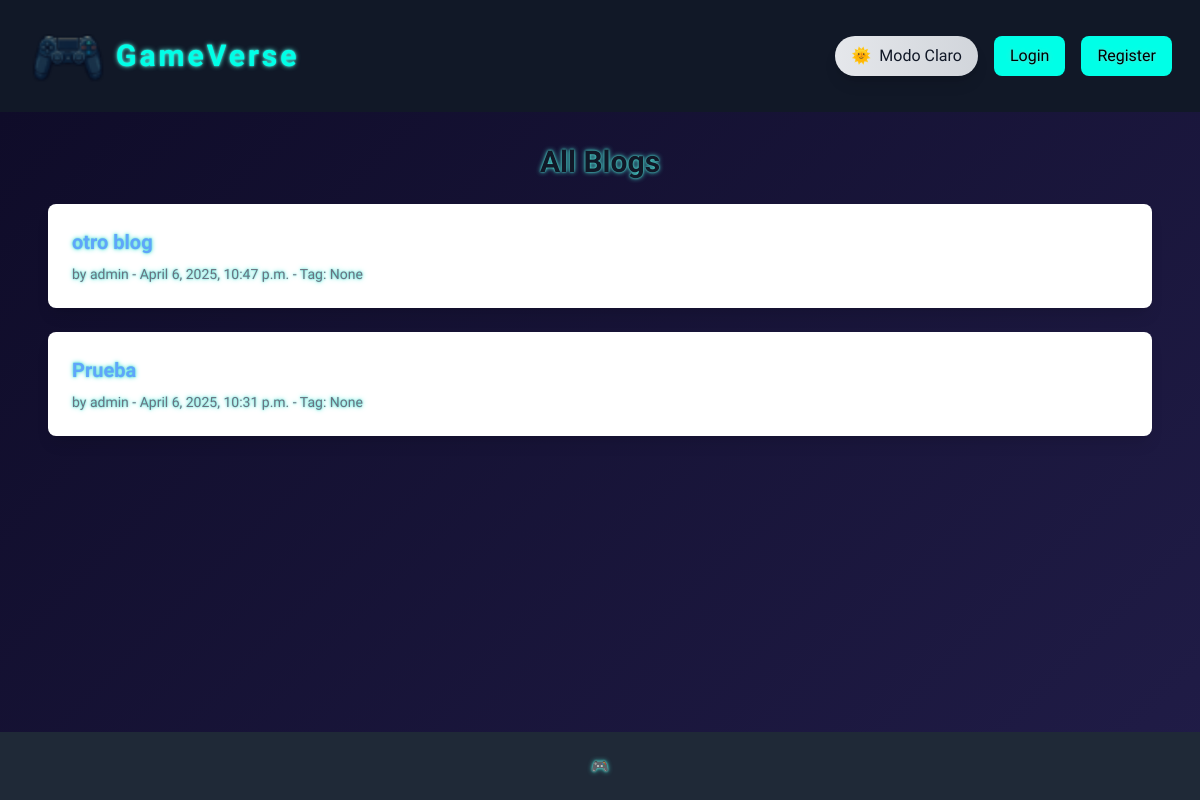
The page / on the database its author committed.
### blogapp/models.py (models this page shows, shortened)
class Blog(models.Model):
    title = models.CharField(
        "Título del Blog",
        max_length=255,
        help_text="Ingrese un título descriptivo (máx. 255 caracteres)"
    )
    content = RichTextField(
        "Contenido",
        default='Escribe aquí tu contenido...'
    )
    author = models.ForeignKey(
        User,
        on_delete=models.CASCADE,
        verbose_name="Autor"
    )
    created_at = models.DateTimeField(
        "Fecha de creación",
        auto_now_add=True
    )
    tag = models.CharField(
        "Etiqueta",
        max_length=50,
        blank=True,
        null=True,
        help_text="Etiqueta para categorización (opcional)"
    )
    imagen = models.ImageField(
        "Imagen destacada",
        upload_to='blog_images/',
        blank=True,
        null=True,
        validators=[
            FileExtensionValidator(allowed_extensions=['jpg', 'jpeg', 'png', 'webp']),
            validate_image_size
        ],
        help_text="Formatos soportados: JPG, PNG (máx. 2MB)"
    )
    class Meta:
        verbose_name = "Entrada de Blog"
        verbose_name_plural = "Entradas de Blog"
        indexes = [
            models.Index(fields=['title']),  # Índice para búsquedas
        ]
        ordering = ['-created_at']  # Orden descendente por fecha

### blogapp/views.py (the view)
# urls.py: path('', BlogListView.as_view(), name='blog_list'),
class BlogListView(ListView):
    model = Blog
    template_name = 'blogapp/blog_list.html'

### blogapp/templates/blogapp/blog_list.html
{% extends 'base.html' %}
{% block content %}
  <h1 class="text-3xl font-bold mb-6 text-center text-gray-900 dark:text-white">All Blogs</h1>
  <div class="grid gap-6">
    {% for blog in object_list %}
      <div class="bg-white dark:bg-gray-800 rounded-lg shadow-lg p-6 hover:shadow-xl transition-all duration-700 ease-in-out dark:text-white text-gray-900 animate-fade-in">
        <h2 class="text-xl font-semibold mb-2">
          <a href="{% url 'blogapp:blog_detail' blog.pk %}" class="text-blue-400 hover:text-blue-300">{{ blog.title }}</a>
        </h2>
        <p class="text-sm text-gray-500 dark:text-gray-400">by {{ blog.author.username }} - {{ blog.created_at }} - Tag: {{ blog.tag }}</p>
      </div>
    {% empty %}
      <p class="text-gray-500 dark:text-gray-400 text-center">No blogs have been posted yet.</p>
    {% endfor %}
  </div>
{% endblock %}

### blogapp/templates/blogapp/base.html (style rules this page uses)
html { background-color: white; }
html { transition: background-color 0.5s ease-in-out; }
html, body { height: 100%; scroll-behavior: smooth; transition: background-color 0.5s ease-in-out; }
.animate-fade-in { animation: fade-in 0.6s ease-out; will-change: opacity, transform; }
.neon-glow { text-shadow: 0 0 2px #4de0d4, 0 0 5px #4de0d4; }

### rows shown on the page
Blog: title "otro blog", author.username "admin", created_at "April 6, 2025, 10:47 p.m.", tag "None"
Blog: title "Prueba", author.username "admin", created_at "April 6, 2025, 10:31 p.m.", tag "None"
